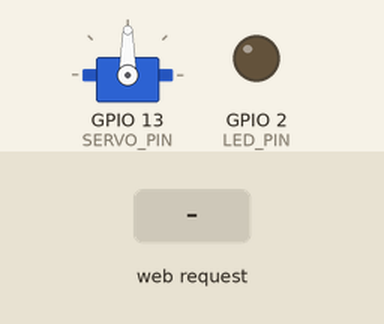
Bench run of a sketch on a simulated ESP32. On the bench: servo, output pins drawn as LEDs (lit = HIGH). The test bench sets the inputs (shaded band). WiFi joins after 1.5 s; servers stay silent unless stated; what the sketch prints to the serial monitor is not drawn.

Above: at 2.7 s.
2.8 s: HTTP request GET /api/led?state=on received
At 3.9 s:
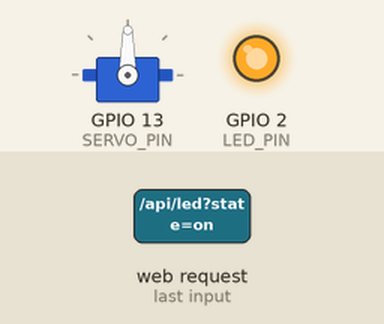
4.3 s: HTTP request GET /api/servo?angle=on received
At 5.0 s:
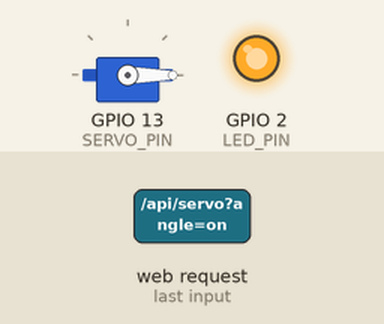
5.8 s: HTTP request GET /api/servo?angle=120 received
At 6.1 s:
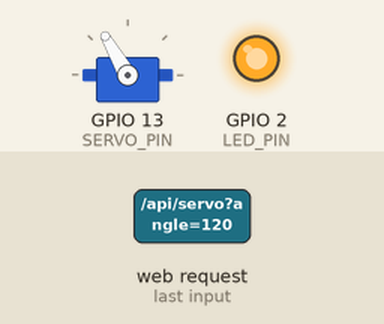
7.3 s: HTTP request GET /api/servo?angle=0 received
At 8.5 s:
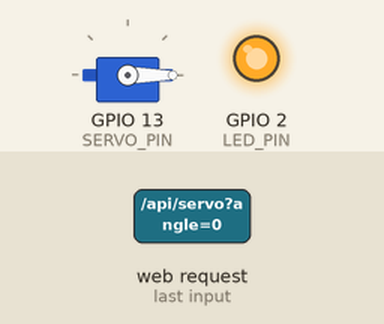
8.8 s: HTTP request GET /api/servo?state=120&angle=120 received
At 9.6 s:
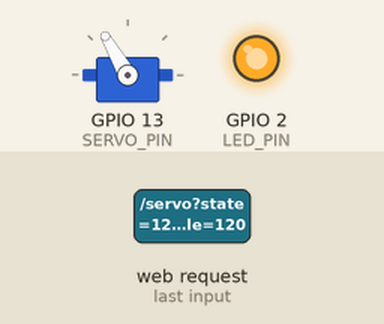
Timing chart, 0 to 11.3 s (numbered marks = the images above; inputs shaded):
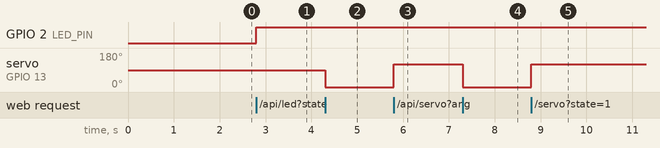

The sketch:

esp32-led-servo.ino
```cpp
/* Week 6 web-track task: ESP32 web controls for an LED and servo. */
#include <WiFi.h>
#include <WebServer.h>
#include <ESP32Servo.h>

const char* WIFI_SSID = "YOUR_WIFI_NAME";
const char* WIFI_PASSWORD = "YOUR_WIFI_PASSWORD";
constexpr uint8_t LED_PIN = 2;
constexpr uint8_t SERVO_PIN = 13;
WebServer server(80);
Servo servo;
bool ledOn = false;
int servoAngle = 90;

const char PAGE[] PROGMEM = R"HTML(<!doctype html>
<html lang="en"><head><meta charset="utf-8"><meta name="viewport" content="width=device-width,initial-scale=1">
<title>ESP32 controls</title><style>
:root{color-scheme:dark;--bg:#0b1020;--panel:#151e36;--line:#33415f;--text:#f8fafc;--muted:#a8b3cf;--accent:#67e8f9;--danger:#fb7185}
*{box-sizing:border-box}body{margin:0;min-height:100vh;background:radial-gradient(circle at 10% 0,#172554,transparent 42%),var(--bg);color:var(--text);font:16px/1.5 system-ui,sans-serif}
main{width:min(680px,calc(100% - 2rem));margin:auto;padding:3.5rem 0}.eyebrow{color:var(--accent);font-size:.75rem;font-weight:800;letter-spacing:.14em;text-transform:uppercase}h1{font-size:clamp(2.5rem,8vw,4.5rem);line-height:1;margin:.4rem 0 .8rem;letter-spacing:-.06em}p{color:var(--muted)}.grid{display:grid;grid-template-columns:repeat(2,1fr);gap:1rem}.card{padding:1.25rem;border:1px solid var(--line);border-radius:22px;background:var(--panel)}h2{margin:.1rem 0 1rem;font-size:1.1rem}.state{display:flex;justify-content:space-between;align-items:center;margin-bottom:1rem;color:var(--muted)}.value{color:var(--text);font-weight:700}.buttons{display:flex;gap:.6rem}.btn{flex:1;padding:.75rem;border:1px solid var(--line);border-radius:12px;background:#1f2d4d;color:var(--text);font:inherit;font-weight:700;cursor:pointer}.btn:hover,.btn:focus-visible{border-color:var(--accent);outline:none}.btn.on{background:var(--accent);color:var(--bg)}.btn.stop{background:#451c2a;border-color:var(--danger)}input[type=range]{width:100%;accent-color:var(--accent)}#message{min-height:2rem;margin-top:1rem;padding:.7rem 1rem;border:1px solid var(--line);border-radius:12px;color:var(--muted)}@media(max-width:520px){.grid{grid-template-columns:1fr}}
</style></head><body><main><div class="eyebrow">ESP32 web server · week 6</div><h1>Hardware controls</h1><p>Switch the LED and set the servo angle over your local network.</p>
<div class="grid"><section class="card"><h2>LED</h2><div class="state"><span>Output</span><span id="ledState" class="value">Loading…</span></div><div class="buttons"><button class="btn" data-led="on">On</button><button class="btn stop" data-led="off">Off</button></div></section>
<section class="card"><h2>Servo</h2><div class="state"><span>Angle</span><span><b id="angleValue" class="value">90</b>°</span></div><input id="angle" type="range" min="0" max="180" value="90" aria-label="Servo angle"><div class="buttons"><button id="center" class="btn">Center at 90°</button></div></section></div><div id="message" role="status" aria-live="polite">Connecting…</div></main>
<script>const $=s=>document.querySelector(s),msg=$('#message'),angle=$('#angle');function report(t,e=false){msg.textContent=t;msg.style.color=e?'var(--danger)':'var(--muted)'}async function call(path){const r=await fetch(path);const d=await r.json();if(!r.ok||d.status!=='ok')throw Error(d.message||'Request failed');return d}async function setLed(s){try{const d=await call('/api/led?state='+s);$('#ledState').textContent=d.led?'On':'Off';document.querySelectorAll('[data-led]').forEach(b=>b.classList.toggle('on',b.dataset.led===s));report('LED updated')}catch(e){report(e.message,true)}}async function setServo(v){angle.value=v;$('#angleValue').textContent=v;try{await call('/api/servo?angle='+v);report('Servo set to '+v+'°')}catch(e){report(e.message,true)}}document.querySelectorAll('[data-led]').forEach(b=>b.addEventListener('click',()=>setLed(b.dataset.led)));angle.addEventListener('change',()=>setServo(angle.value));$('#center').addEventListener('click',()=>setServo(90));call('/api/state').then(d=>{setLed(d.led?'on':'off');angle.value=d.angle;$('#angleValue').textContent=d.angle;report('Connected to ESP32')}).catch(e=>report(e.message,true));</script></body></html>)HTML";

void sendJson(int code, const String& body) { server.send(code, "application/json; charset=utf-8", body); }
void handleState() { sendJson(200, String("{\"status\":\"ok\",\"led\":") + (ledOn ? "true" : "false") + ",\"angle\":" + servoAngle + "}"); }
void handleLed() {
  const String state = server.arg("state");
  if (state != "on" && state != "off") { sendJson(422, R"({"status":"error","message":"state must be on or off"})"); return; }
  ledOn = state == "on"; digitalWrite(LED_PIN, ledOn ? HIGH : LOW);
  sendJson(200, String("{\"status\":\"ok\",\"led\":") + (ledOn ? "true" : "false") + "}");
}
void handleServo() {
  if (!server.hasArg("angle")) { sendJson(422, R"({"status":"error","message":"angle is required"})"); return; }
  const int requested = server.arg("angle").toInt();
  if (requested < 0 || requested > 180) { sendJson(422, R"({"status":"error","message":"angle must be between 0 and 180"})"); return; }
  servoAngle = requested; servo.write(servoAngle);
  sendJson(200, String("{\"status\":\"ok\",\"angle\":") + servoAngle + "}");
}
void setup() {
  Serial.begin(115200); pinMode(LED_PIN, OUTPUT); digitalWrite(LED_PIN, LOW);
  servo.setPeriodHertz(50); servo.attach(SERVO_PIN, 500, 2400); servo.write(servoAngle);
  WiFi.mode(WIFI_STA); WiFi.begin(WIFI_SSID, WIFI_PASSWORD); Serial.print("Connecting to Wi-Fi");
  for (int attempt = 0; WiFi.status() != WL_CONNECTED && attempt < 30; ++attempt) { delay(500); Serial.print('.'); }
  if (WiFi.status() == WL_CONNECTED) Serial.println("\nOpen http://" + WiFi.localIP().toString());
  else { WiFi.mode(WIFI_AP); WiFi.softAP("ESP32-Control", "esp32demo"); Serial.println("\nConnect to ESP32-Control, then open http://" + WiFi.softAPIP().toString()); }
  server.on("/", HTTP_GET, [] { server.send_P(200, "text/html; charset=utf-8", PAGE); });
  server.on("/api/state", HTTP_GET, handleState); server.on("/api/led", HTTP_GET, handleLed); server.on("/api/servo", HTTP_GET, handleServo);
  server.onNotFound([] { sendJson(404, R"({"status":"error","message":"Not found"})"); }); server.begin();
}
void loop() { server.handleClient(); }
```

Measured:
- after the input at 2.8 s, GPIO 2 (LED_PIN): LOW → HIGH at once
- after the input at 4.3 s, servo on GPIO 13 (SERVO_PIN): 90° → 0° at once
- after the input at 5.8 s, servo on GPIO 13 (SERVO_PIN): 0° → 120° at once
- after the input at 7.3 s, servo on GPIO 13 (SERVO_PIN): 120° → 0° at once
- after the input at 8.8 s, servo on GPIO 13 (SERVO_PIN): 0° → 120° at once
